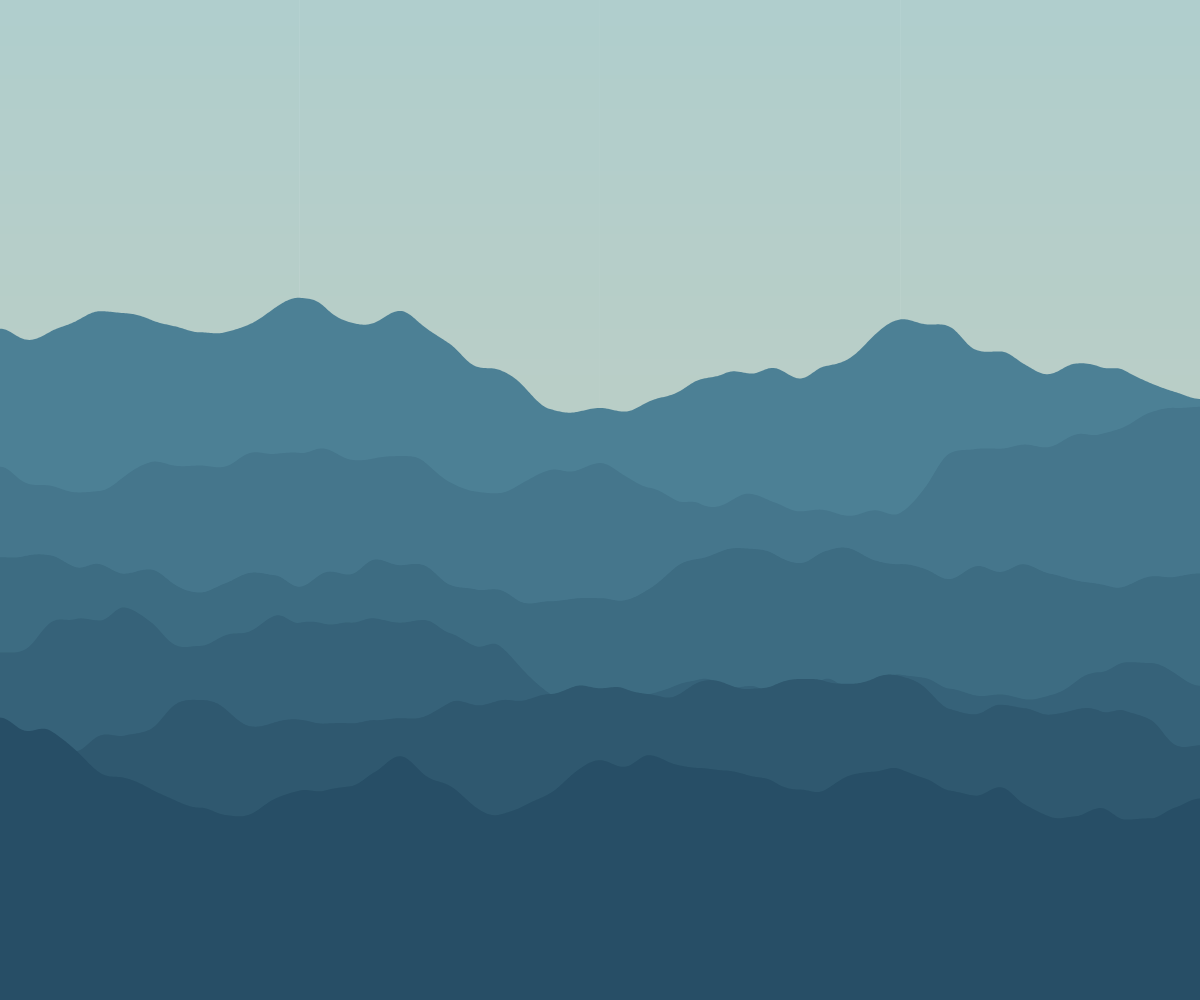
Frame 1 (no input)
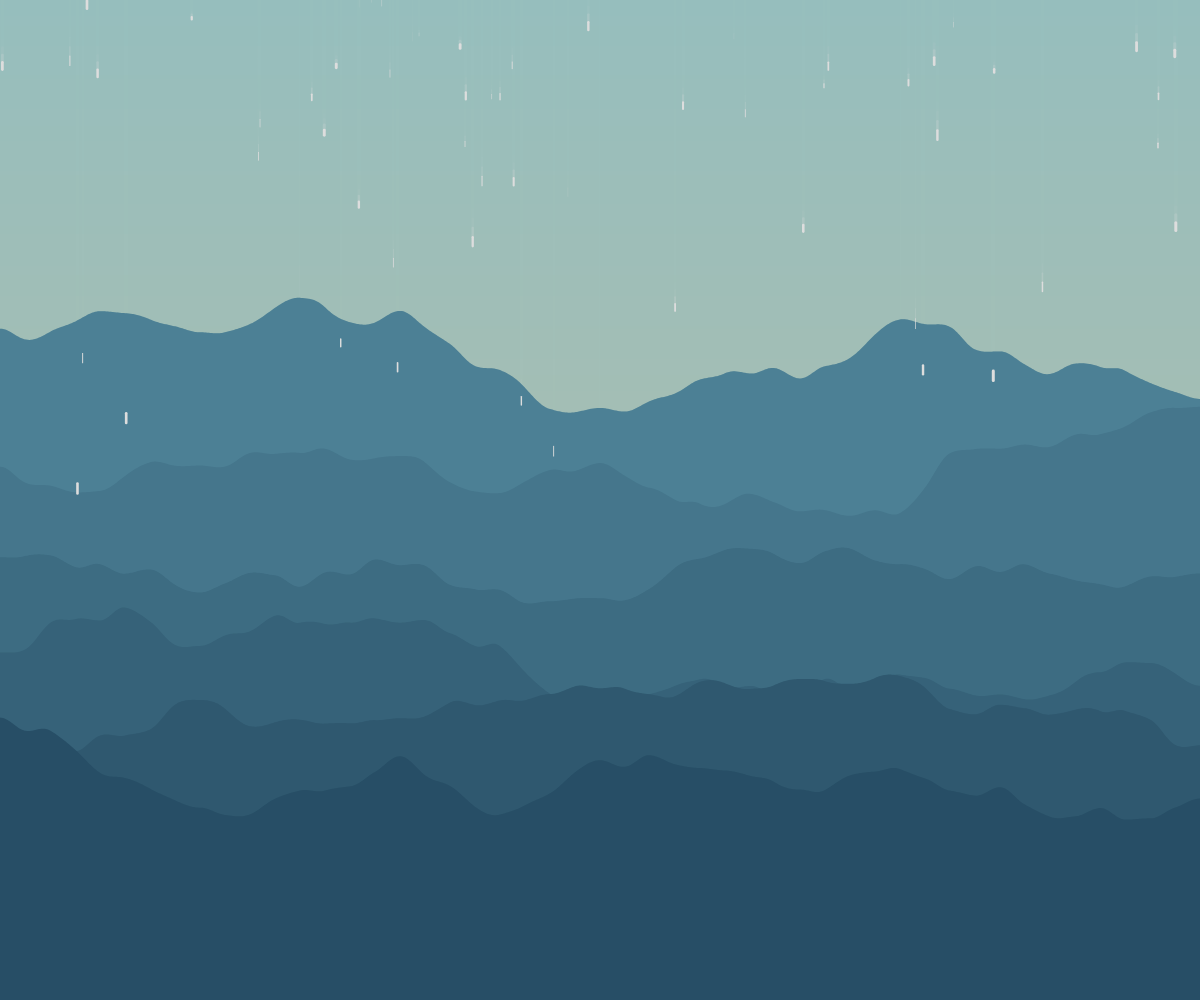
Frame 60 (no input)
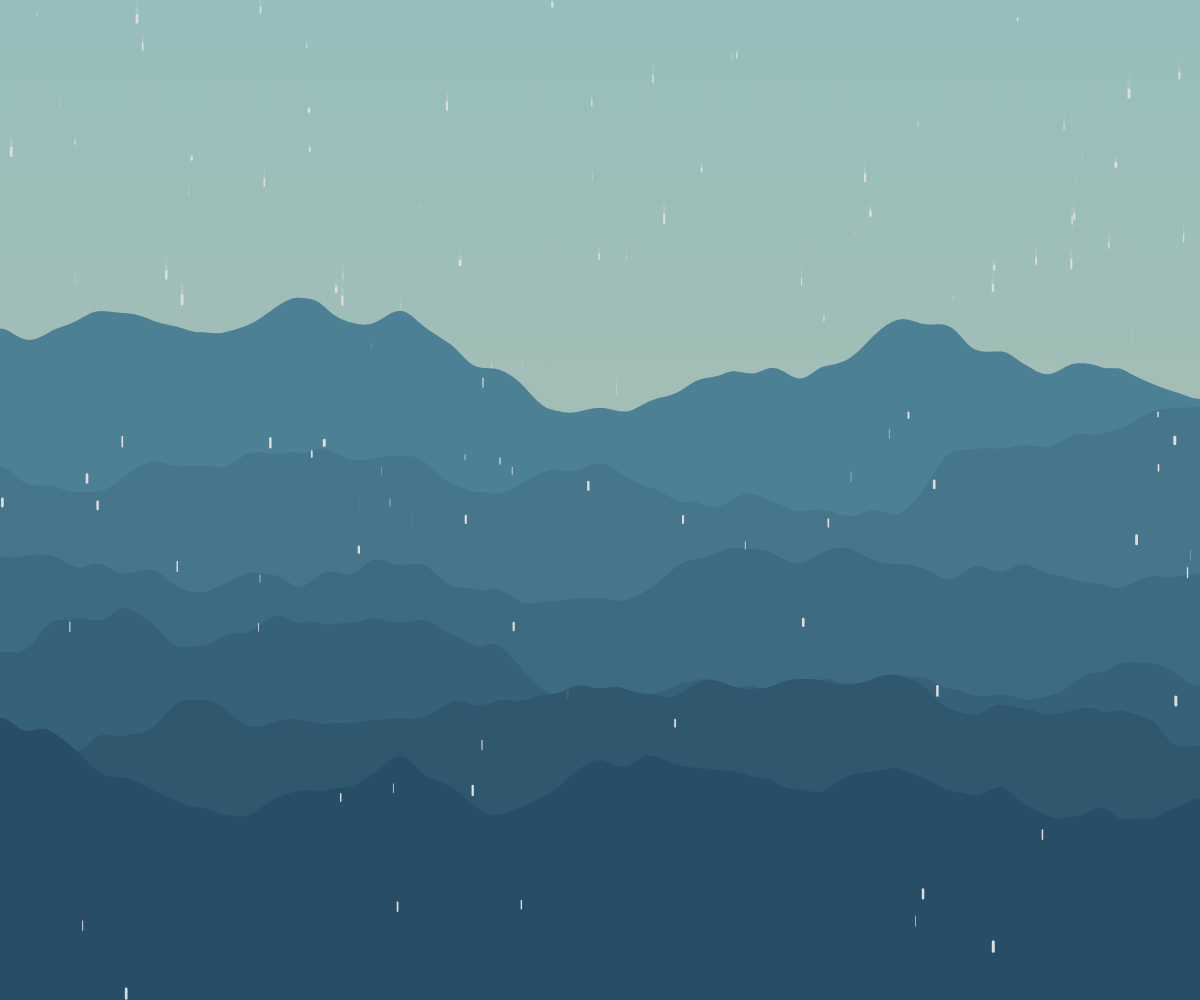
Frame 120 (the mouse pressed at the canvas centre since frame 60)

The p5.js sketch that drew these frames (run headless with seeded random() and noise() and a simulated clock; from frame 60 on, the mouse is pressed at the canvas centre):

// p5.js sketch
// ── sketch.js
let rain=[];

let graphics;




let mygraphics =[];

let numberOfLayers =6;
function setup() {
createCanvas(windowWidth, windowHeight);
  
 graphics=createGraphics (windowWidth,windowHeight);

   for (let i =0; i<5; i++) {    

  mygraphics [i]=new MyGraphics ();
     
     
   } 
 
  for (let i=0; i<150; i++){
     
   rain [i]=new Rain ();
  
  
  }
  
  
  
  
  
  
}

function draw() {
 

  
  push ()
  let c2= color ('#b6bea9');
  let c1=color ('#96bebd');
  backgroundChange (c1,c2);
  pop ()
 
  
  
  
   push ()
  
  for (let l=0; l<numberOfLayers ;l++) {  
      
  let mouHeight=round (height*0.5);
    
    let layers= l*((height-mouHeight)/numberOfLayers);
    mountain (l,mouHeight+layers);
  
   }
   pop ()
 
  
  
   push ()
  for (let r of rain ) {
  r.update ();
  r.show ();
  }
  
  pop ();
  
  
 
  
  
push ()
  for  (let i =0; i<mygraphics.length; i++) { 
  
   
 mygraphics[i].show ();
  
 
 image ( graphics ,0,0);
  
  
 }   

 
   pop ()
 
  
  
}



 function backgroundChange (c1,c2){
  
  
  
  
for (let y=0; y<height*0.5; y++){
  
  let layer= map (y,0,height*0.5,0,0.5);
  let col =lerpColor (c1,c2,layer);
  

  
  stroke (col);
  line (0,y,width,y)
  
  }
}




function mountain (l,y){
  
  let col =lerpColor (color ('#4c8095'),color ('#20445c'),l/ (numberOfLayers));
  noStroke()
  beginShape ()
  
  fill (col)
  for (let x=0; x<=width; x++ ) {
    
  let ns= noise (x*0.005,y);
    
  vertex (x,y-ns*250);
    
    }
   vertex (width,height);
   vertex (0,height);
    
    endShape()

    

  }
 

// ── palm.js
class MyGraphics  {  
  
    constructor (scl,x) {
   this.x= x;
  
  this.scl=random (0.4,0.6);
    this. r=100;
   
     this.h=- graphics.windowHeight/2;
    }
     
    
    show () { 
    graphics.fill ('#20445c');
    graphics.noStroke ()
   
      graphics.push ();
       
        for (let x=200; x<800; x+=200) {
        
    graphics.translate(x, graphics.height);
      
    graphics.scale(random (this.scl));
   
     
      graphics.beginShape ();
    graphics.vertex (-this.r*0.6,0);
     graphics.bezierVertex (-this.r*0.5,this.h*0.2,-this.r*0.2,this.h*0.3, 0,this.h);
     graphics.bezierVertex (this.r*0.3,this.h*0.4,this.r*0.11,this.h*0.3, 0,0)
     graphics.endShape ()
   
    
          
          
          
    graphics. beginShape ()
    //right side
   
   graphics.fill ('#20445c')
   graphics.vertex (0,this.h)
   graphics. bezierVertex (this.r*0.8,this.h*0.9,this.r*1.8,this.h*1,this.r*2.5, this.h*0.6);
   graphics.bezierVertex (this.r*2.1, this.h*1.1, this.r*1.1, this.h*1.1,0,this.h);
    
    // second
   graphics. bezierVertex (this.r*0.8,this.h*1.2,this.r*1.5, this.h*1.1, this.r*2.9,this.h*0.8);
  
  graphics.bezierVertex (this.r*1.5,this.h*1.4,this.r*0.4,this.h*1.2,0,this.h);
    
    
    //left side
    
   
   graphics.bezierVertex (-this.r*0.8,this.h*0.9,-this.r*1.8,this.h*1,-this.r*2.5, this.h*0.6);
   graphics.bezierVertex (-this.r*2.1, this.h*1.2, -this.r*1.1, this.h*1.11,0,this.h);
    
    //second
    graphics.bezierVertex (-this.r*0.8,this.h*1.2,-this.r*1.5, this.h*1.1, -this.r*2.9,this.h*0.9);
  //  // vertex (r*1.1,0)
  graphics.bezierVertex (-this.r*1.5,this.h*1.4,-this.r*0.4,this.h*1.2,0,this.h);
   
    
      
      
    graphics.endShape();
  
      graphics. pop();
   
    
    }
   
       
      }
    
   
       
   
    }
// ── rain.js
class Rain {
    constructor (){
    this.pos=createVector ( random (width),random(-800,-100)); 
     
      
    this.z=random (0,20);
    this.siz= random (0,3);
    this.speed=map (this.z,0,20,2,10); //this make the closer things faster
    this.len =map (this.z,0,20,2,10) //its longer if its closer
      
    }
    
    show (){
       strokeWeight (this.siz)
      stroke ('#dddddd');
      
      line (this.pos.x,this.pos.y,this.pos.x, this.pos.y+this.len);
      if (this.pos.y>height){
        
      this.pos.y=random (-800,-100); //resetting the y position
        
        this.speed=map (this.z,0,20,2,10);
      }
    }
    
    update (){
      
      
      this.pos.y+=this.speed +0.002;
    }
  }
